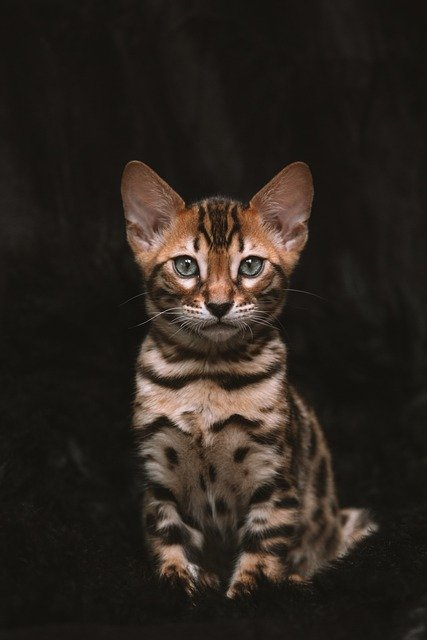
#> input picture 3/cat.jpg, 427 x 640 px
$ jupyter execute --allow-errors 'assign03_학생용.ipynb'
#> lines starting #> are read from the running program, lines starting #| are printed output that depends on the picture
# 실습 1. Determinant

[cell 1]
# 아래의 함수를 완성하시오.
def determinant(matrix):
    pass

# 교재에 있는 matrix
matrix_1 = [
    [8, 1, 6],
    [3, 5, 7],
    [4, 9, 2]
]
# test할 matrix
matrix_2 = [
    [8, 1, 6, 1],
    [3, 5, 7, 2],
    [4, 9, 2, 5],
    [3, 5, 7, 1]
]

det = determinant(matrix_2)
print("Determinant of the matrix:", det)

# 실습 2. transformation

[cell 2]
import cv2
import matplotlib.pyplot as plt
import numpy as np

gray_cat = cv2.imread('cat.jpg', cv2.IMREAD_GRAYSCALE)
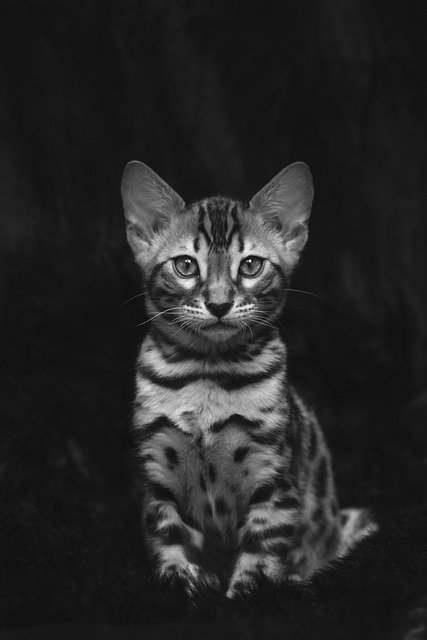
#> gray_cat: shape (640, 427); min 0, max 255, mean 38.2
print('shape of gray_cat: ', gray_cat.shape)
#| shape of gray_cat:  (640, 427)
print(gray_cat)
#> (printed output is left out)
plt.imshow(gray_cat, cmap='gray')
plt.show()
